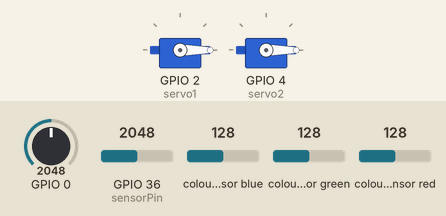
This sketch was run on a simulated ESP32. On the bench: 2 × servo. Wiring (inferred from the names in the program): TCS3200 colour sensor: output GPIO 26; S2 GPIO 14; S3 GPIO 27; S0 GPIO 12; S1 GPIO 13. The inputs (shaded band) are chosen by the test bench; at power-on: GPIO 0 = 2048, GPIO 36 (sensorPin) = 2048, colour sensor blue 128, colour sensor green 128, colour sensor red 128. WiFi joins after 1.5 s; servers stay silent unless stated; what the sketch prints to the serial monitor is not drawn.

Above: at 0.1 s.
At 1.6 s:
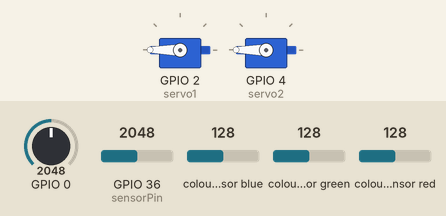
Timing chart, 0 to 3.1 s (numbered marks = the images above):
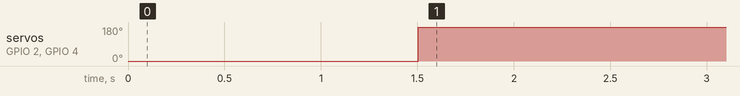

Measured:
- by itself, servo on GPIO 2 (servo1), servo on GPIO 4 (servo2): 0° → 180° at 1.5 s

The sketch:

lm35.ino
```cpp
#include <WiFi.h>
#include <TCS3200.h>
#include <ESP32_Servo.h>
#include <FirebaseESP32.h>
#include <addons/TokenHelper.h>
#include <addons/RTDBHelper.h>

#define S0 12
#define S1 13
#define S2 14
#define S3 27
#define OUT 26

#define WIFI_SSID "Realme 2"
#define WIFI_PASSWORD "dekyongg"
#define API_KEY "0mXLGhlmX6XCi4QU5DbhFGj6W7XI9NRGefqhScC8"
#define DATABASE_URL "https://pisang-sale-project-default-rtdb.asia-southeast1.firebasedatabase.app/"

Servo servo1;
Servo servo2;

int redFrequency = 0;
int greenFrequency = 0;
int blueFrequency = 0;

const int sensorPin = A0;                         // Pin tempat sensor LM35 terhubung
const int sensorMq = A3;                          // Pin tempat sensor MQ2 terhubung

float temperature;                                // Variable untuk menyimpan nilai suhu
float asap;                                       // Variabel untuk menyimpan nilai ppm asap


//Define Firebase Data object
FirebaseData fbdo;

FirebaseAuth auth;
FirebaseConfig config;

String mainFirebase = "";

int a, b, c, d, e;

int readFrequency() {
  // Read the frequency from the sensor
  return pulseIn(OUT, LOW);
}

void setup() {
  pinMode(S0, OUTPUT);
  pinMode(S1, OUTPUT);
  pinMode(S2, OUTPUT);
  pinMode(S3, OUTPUT);
  pinMode(OUT, INPUT);
  digitalWrite(S0, HIGH);
  digitalWrite(S1, LOW);

  // Menginisialisasi objek servo1 dan servo2 dengan pin yang tepat
  servo1.attach(2);
  servo2.attach(4);
  servo1.write(0);
  servo2.write(0);
  Serial.begin(9600);

  WiFi.begin(WIFI_SSID, WIFI_PASSWORD);
  Serial.print("Connecting to Wi-Fi");
  while (WiFi.status() != WL_CONNECTED)
  {
    Serial.print(".");
    delay(300);
  }
  Serial.println();
  Serial.print("Connected with IP: ");
  Serial.println(WiFi.localIP());
  Serial.println();

  Serial.printf("Firebase Client v%s\n\n", FIREBASE_CLIENT_VERSION);

  // Assign the api key (required)
  config.api_key = API_KEY;

  config.database_url = DATABASE_URL;

  Firebase.begin(&config, &auth);

  //Comment or pass false value when WiFi reconnection will control by your code or third party library
  Firebase.reconnectWiFi(true);

  Firebase.setDoubleDigits(5);
}

void loop() {
  int sensorValue = analogRead(sensorPin);              // Membaca tegangan dari sensor LM35
  float temperature = (sensorValue * 3.5 / 4095) * 200;   // Mengubah tegangan dari sensor LM35 ke nilai Suhu
  float asapValue = analogRead(asap);                     // Membaca tegangan dari sensor MQ2
  float ppm = (sensorValue / 4095.0 * 3.3) * 1000;      // Mengubah tegangan dari sensor LM35 ke nilai Suhu


  // Select RED filtered photodiodes and start reading frequency
  digitalWrite(S2, LOW);
  digitalWrite(S3, LOW);
  redFrequency = readFrequency();

  // Select GREEN filtered photodiodes and start reading frequency
  digitalWrite(S2, HIGH);
  digitalWrite(S3, HIGH);
  greenFrequency = readFrequency();

  // Select BLUE filtered photodiodes and start reading frequency
  digitalWrite(S2, LOW);
  digitalWrite(S3, HIGH);
  blueFrequency = readFrequency();

  // Inisiasi servo berdasarkan nilai ppm dan suhu
  if(temperature >= 30){
    servo1.write(180);
    servo2.write(180);
    delay(500);
  }
  if (ppm >= 130){
    servo1.write(180);
    servo2.write(180);
    delay(500);
  }
  else{
    servo1.write(0);
    servo2.write(0);
    delay(500);
  }

  // Tunggu beberapa saat sebelum membaca kembali sensor
  delay(1000);

  a=temperature;
  b=ppm;
  c=redFrequency;
  d=greenFrequency;
  e=blueFrequency;


  if (Firebase.ready()) {
    //Firebase.setInt(fbdo, main, 5);
    Firebase.setInt(fbdo, "/Asap/", a);
    Firebase.setInt(fbdo, "/Suhu/", b);
    Firebase.setInt(fbdo, "/Warna-B/", e);
    Firebase.setInt(fbdo, "/Warna-G/", d);
    Firebase.setInt(fbdo, "/Warna-R/", c);
    delay(200);
  }

  // Menampilkan nilai suhu dan ppm di serial monitor
  Serial.print("Suhu saat ini: ");
  Serial.print(temperature);
  Serial.println("Derajat Celsius");
  Serial.print("Kepulan Asap");
  Serial.println(ppm);
  Serial.print("Red: ");
  Serial.print(redFrequency);
  Serial.print(" Green: ");
  Serial.print(greenFrequency);
  Serial.print(" Blue: ");
  Serial.println(blueFrequency);

  delay(5000); // Adjust delay as needed
}
```
